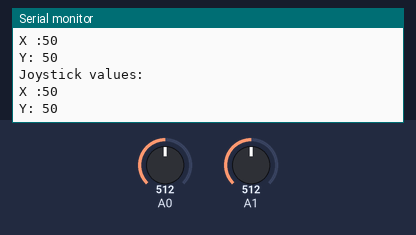
Simulated run of this sketch. Board: Arduino Uno, built with avr-gcc and run on an emulated ATmega328P. On the bench: the last lines printed to the serial monitor. The test bench sets the inputs (shaded band); at power-on: A0 = 512, A1 = 512.

Above: at 7.2 s.
7.3 s: A0 set to 1006
At 7.46 s:
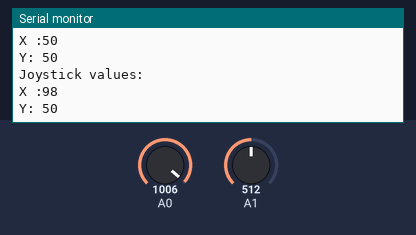
10.3 s: A0 set to 1023
At 10.48 s:
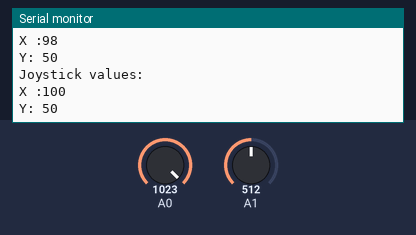
Timing chart, 0 to 12.8 s (numbered marks = the images above; inputs shaded):
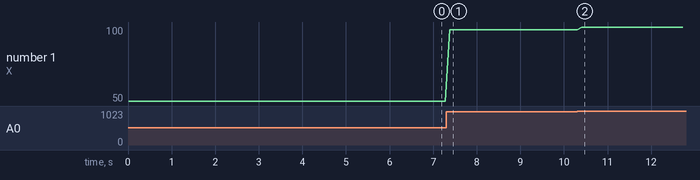

The sketch:

JoystickSerial.ino
```cpp
void setup() {
  Serial.begin(9600);
}

void loop() {
  // Read the analog input values, and map them to a percentage value between 0 and 100
  int rawValueX = analogRead(A0);
  int mappedValueX = map(rawValueX, 0, 1023, 0, 100);
  int rawValueY = analogRead(A1);
  int mappedValueY = map(rawValueY, 0, 1023, 0, 100);

  // Print the mapped values in the serial monitor
  Serial.println();
  Serial.println("Joystick values:");
  Serial.println("X :" + String(mappedValueX));
  Serial.println("Y: " + String(mappedValueY));

  delay(100);
}
```

Measured:
- after the input at 7.3 s, the serial monitor: prints a new line after 0.08 s (image 1)
- after the input at 10.3 s, the serial monitor: prints a new line after 0.11 s (image 2)
- plotted number 1: 50 → 98 after the input at 7.3 s, 98 → 100 after the input at 10.3 s
